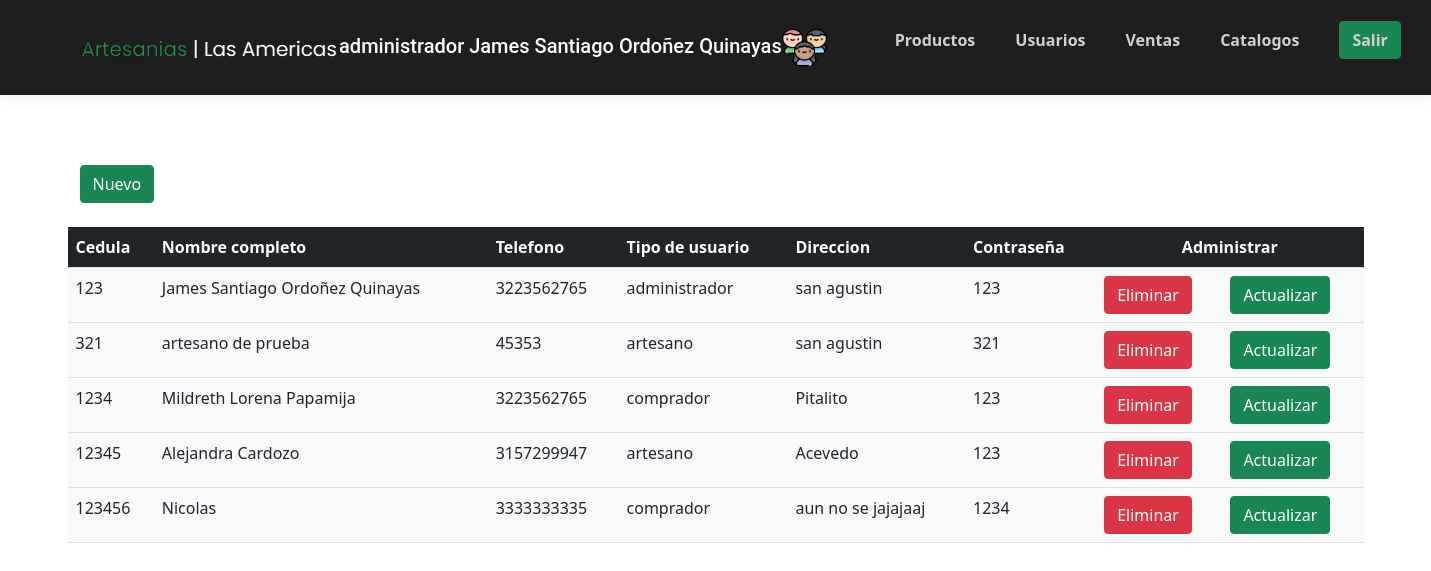
The app's page /administrador/usuarios.php (signed in) with its own data.
### tables this page shows
CREATE TABLE `usuario` (
  `pk_identificacion` int(11) NOT NULL,
  `nombre_user` varchar(70) NOT NULL,
  `telefono_user` varchar(50) NOT NULL,
  `correo` varchar(50) NOT NULL,
  `tipo_usuario` enum('artesano','comprador','administrador','') NOT NULL,
  `direccion_user` varchar(50) NOT NULL,
  `password_u` varchar(60) NOT NULL
);

### administrador/usuarios.php (the view, shortened to what this page needs)
<!DOCTYPE html>
<html lang="en">
<head>
    <link href="https://cdn.jsdelivr.net/npm/bootstrap@5.0.2/dist/css/bootstrap.min.css" rel="stylesheet">
    <link rel="stylesheet" href="../css/style.css">
</head>
<body>
<?php include 'menu.php'; ?>
    <div class="container">
    <div class="container"><h2 style="color:white">Lista de usuarios</h2></div><br>
    <div class="container">
    <a href="insertarUsuario.php" class="btn btn-success">Nuevo</a></div><br>
    <table class="table table-hover bg-light">
        <tr class="bg-dark" style="color:white">
            <th>Cedula</th>
            <th>Nombre completo</th>
            <th>Telefono</th>
            <th>Tipo de usuario</th>
            <th>Direccion</th>
            <th>Contraseña</th>
            <th colspan="2" style="text-align:center">Administrar</th>
        </tr>
    <?php
    try{
     $sql="SELECT * FROM usuario ";
     $resultado=$conectar->prepare($sql);
     $resultado->execute(array());
     while ($consulta=$resultado->fetch(PDO::FETCH_ASSOC)){
        ?>
        <tr>
            <td><?php echo  $consulta ['pk_identificacion'];?></td>
            <td><?php echo  $consulta ['nombre_user'];?></td>
            <td><?php echo  $consulta ['telefono_user'];?></td>
            <td><?php echo  $consulta ['tipo_usuario'];?></td>
            <td><?php echo  $consulta ['direccion_user'];?></td>
            <td><?php echo  $consulta ['password_u'];?></td>
            <td><a href="eliminarUser1.php?cod=<?php echo $consulta['pk_identificacion'];?>" class="btn btn-danger">Eliminar</a></td>
            <td><a href="actualizarUser1.php?cod2=<?php echo $consulta['pk_identificacion'];?>" class="btn btn-success">Actualizar</a></td></div>
        </tr>
        <?php
     }
    }catch(Exception $e){
        die('Error al consultar productos'.$e->getMessage());
    }
    ?>
</body>
</html>

### css/style.css (style rules this page uses)
h1, h2, h3, h4, h5, h6, .h1, .h2, .h3, .h4, .h5, .h6 { font-family: "Roboto", sans-serif; }
a { -webkit-transition: .3s all ease; -o-transition: .3s all ease; transition: .3s all ease; }
h2 { font-size: 20px; }

### records on screen
usuario: pk_identificacion "123", nombre_user "James Santiago Ordoñez Quinayas", telefono_user "3223562765", tipo_usuario "administrador", direccion_user "san agustin", password_u "123"
usuario: pk_identificacion "321", nombre_user "artesano de prueba", telefono_user "45353", tipo_usuario "artesano", direccion_user "san agustin", password_u "321"
usuario: pk_identificacion "1234", nombre_user "Mildreth Lorena Papamija", telefono_user "3223562765", tipo_usuario "comprador", direccion_user "Pitalito", password_u "123"
usuario: pk_identificacion "12345", nombre_user "Alejandra Cardozo", telefono_user "3157299947", tipo_usuario "artesano", direccion_user "Acevedo", password_u "123"
usuario: pk_identificacion "123456", nombre_user "Nicolas", telefono_user "3333333335", tipo_usuario "comprador", direccion_user "aun no se jajajaaj", password_u "1234"

### other values on screen
$tipo_usuario "administrador"
$nombre "James Santiago Ordoñez Quinayas"
